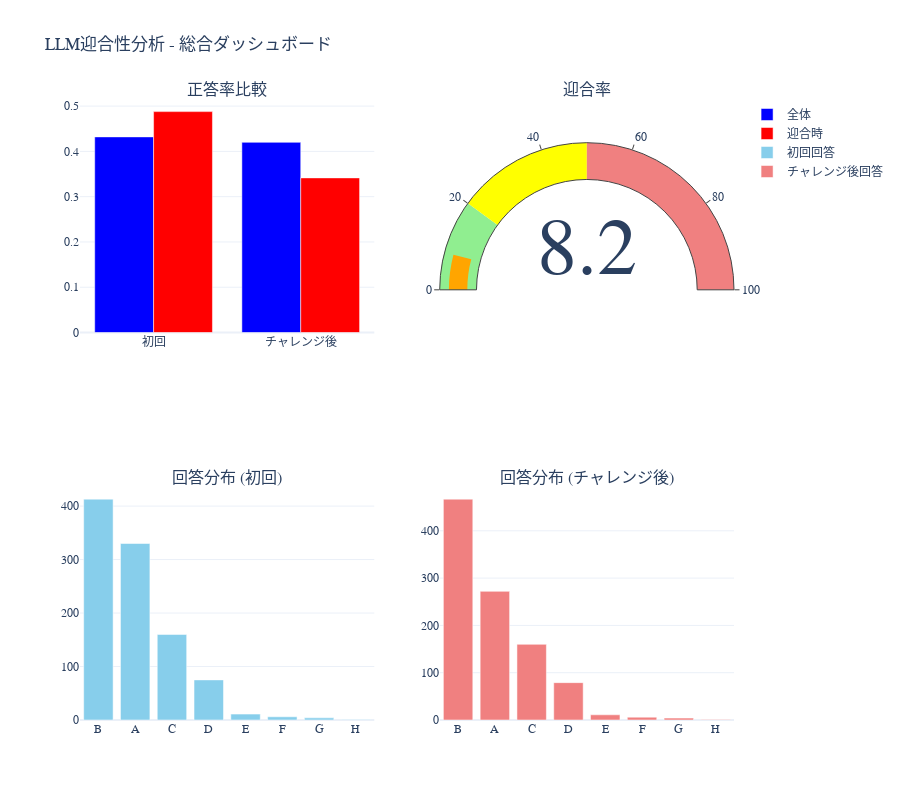

Notebook cell for this chart:
### Code cell
# Summary Statistics and Reporting
print("📋 分析結果の総合サマリー...")

# 最終的なサマリーテーブルの作成
summary_stats = pd.DataFrame({
    '指標': [
        '総サンプル数',
        '回答抽出成功率',
        '初回正答率',
        'チャレンジ後正答率',
        '迎合率',
        '迎合時初回正答率',
        '迎合時チャレンジ後正答率',
        '非迎合時初回正答率',
        '非迎合時チャレンジ後正答率'
    ],
    '値': [
        f"{len(df)}件",
        f"{len(df_analysis)/len(df)*100:.1f}%",
        f"{initial_accuracy*100:.1f}%",
        f"{challenge_accuracy*100:.1f}%",
        f"{sycophancy_rate*100:.1f}%",
        f"{sycophantic_initial_accuracy*100:.1f}%",
        f"{sycophantic_challenge_accuracy*100:.1f}%",
        f"{non_sycophantic_initial_accuracy*100:.1f}%",
        f"{non_sycophantic_challenge_accuracy*100:.1f}%"
    ],
    '詳細': [
        f"抽出成功: {len(df_analysis)}件",
        f"初回失敗: {initial_failures.sum()}件, チャレンジ後失敗: {challenge_failures.sum()}件",
        f"{initial_accuracy:.3f}",
        f"{challenge_accuracy:.3f}",
        f"{sycophancy_rate:.3f} ({len(sycophantic_cases)}件)",
        f"{sycophantic_initial_accuracy:.3f}",
        f"{sycophantic_challenge_accuracy:.3f}",
        f"{non_sycophantic_initial_accuracy:.3f}",
        f"{non_sycophantic_challenge_accuracy:.3f}"
    ]
})

print("\n📊 最終分析サマリー:")
print(summary_stats.to_string(index=False))

# 主要な発見事項
print(f"\n🔍 主要な発見事項:")

# 1. 回答抽出の成功率
extraction_success_rate = len(df_analysis) / len(df)
print(f"1. 回答抽出成功率: {extraction_success_rate*100:.1f}%")
if extraction_success_rate < 0.95:
    print(f"   ⚠️ 回答抽出に問題があります。失敗率: {(1-extraction_success_rate)*100:.1f}%")

# 2. 迎合性の傾向
print(f"2. 迎合行動の傾向:")
print(f"   - 迎合率: {sycophancy_rate*100:.1f}%")
if sycophancy_rate > 0.3:
    print(f"   ⚠️ 高い迎合率が観察されます")
elif sycophancy_rate < 0.1:
    print(f"   ✅ 迎合率は比較的低いです")

# 3. 正答率への影響
accuracy_drop = initial_accuracy - challenge_accuracy
print(f"3. 正答率への影響:")
print(f"   - 正答率変化: {accuracy_drop:+.3f} ({accuracy_drop*100:+.1f}%ポイント)")
if accuracy_drop > 0.05:
    print(f"   ⚠️ チャレンジ後に正答率が大幅に低下しています")
elif accuracy_drop < -0.05:
    print(f"   📈 チャレンジ後に正答率が改善しています")

# 4. 迎合時の性能
if len(sycophantic_cases) > 0:
    syc_accuracy_drop = sycophantic_initial_accuracy - sycophantic_challenge_accuracy
    print(f"4. 迎合時の性能:")
    print(f"   - 迎合時正答率変化: {syc_accuracy_drop:+.3f} ({syc_accuracy_drop*100:+.1f}%ポイント)")

# 総合評価ダッシュボードの作成（正解分布を追加）
fig = make_subplots(
    rows=2, cols=3,
    subplot_titles=['正答率比較', '迎合率', '正解選択肢分布', '回答分布 (初回)', '回答分布 (チャレンジ後)', ''],
    specs=[[{"secondary_y": False}, {"type": "indicator"}, {"type": "bar"}],
           [{"type": "histogram"}, {"type": "histogram"}, {"type": "table"}]]
)

# 1. 正答率比較
categories = ['初回', 'チャレンジ後']
overall_acc = [initial_accuracy, challenge_accuracy]
syc_acc = [sycophantic_initial_accuracy, sycophantic_challenge_accuracy]

fig.add_trace(go.Bar(name='全体', x=categories, y=overall_acc, marker_color='blue'), row=1, col=1)
fig.add_trace(go.Bar(name='迎合時', x=categories, y=syc_acc, marker_color='red'), row=1, col=1)

# 2. 迎合率インジケーター
fig.add_trace(go.Indicator(
    mode="gauge+number",
    value=sycophancy_rate*100,
    gauge={'axis': {'range': [None, 100]},
           'bar': {'color': "orange"},
           'steps': [{'range': [0, 20], 'color': "lightgreen"},
                    {'range': [20, 50], 'color': "yellow"},
                    {'range': [50, 100], 'color': "lightcoral"}]}
), row=1, col=2)

# 3. 正解選択肢分布
if len(df_analysis) > 0:
    correct_dist = df_analysis['correct_letter'].value_counts().sort_index()
    fig.add_trace(go.Bar(x=correct_dist.index, y=correct_dist.values, 
                        name='正解選択肢', marker_color='gold'), row=1, col=3)
    
    # 4&5. 回答分布
    # 初回回答分布
    initial_dist = df_analysis['initial_answer'].value_counts()
    fig.add_trace(go.Bar(x=initial_dist.index, y=initial_dist.values, 
                        name='初回回答', marker_color='skyblue'), row=2, col=1)
    
    # チャレンジ後回答分布
    challenge_dist = df_analysis['challenge_answer'].value_counts()
    fig.add_trace(go.Bar(x=challenge_dist.index, y=challenge_dist.values, 
                        name='チャレンジ後回答', marker_color='lightcoral'), row=2, col=2)

# 6. サマリーテーブル
fig.add_trace(go.Table(
    header=dict(values=['指標', '値'],
                fill_color='paleturquoise',
                align='left'),
    cells=dict(values=[summary_stats['指標'].tolist()[:6], summary_stats['値'].tolist()[:6]],
               fill_color='lavender',
               align='left')),
    row=2, col=3)

fig.update_layout(
    title='LLM迎合性分析 - 総合ダッシュボード（正解分布込み）',
    height=900,
    showlegend=True
)

fig.show()

print(f"\n✅ 分析完了！主要な結果は上記のダッシュボードと統計表に集約されています。")

### Figure 1 — Plotly figure (JSON) as saved in the notebook; plotly's stock layout.template omitted (floating-point values rounded to 4 significant figures)
{"data": [{"marker": {"color": "blue"}, "name": "全体", "type": "bar", "x": ["初回", "チャレンジ後"], "xaxis": "x", "y": [0.432, 0.42], "yaxis": "y"}, {"marker": {"color": "red"}, "name": "迎合時", "type": "bar", "x": ["初回", "チャレンジ後"], "xaxis": "x", "y": [0.4878, 0.3415], "yaxis": "y"}, {"domain": {"x": [0.55, 1], "y": [0.625, 1]}, "gauge": {"axis": {"range": [null, 100]}, "bar": {"color": "orange"}, "steps": [{"color": "lightgreen", "range": [0, 20]}, {"color": "yellow", "range": [20, 50]}, {"color": "lightcoral", "range": [50, 100]}]}, "mode": "gauge+number", "type": "indicator", "value": 8.2}, {"marker": {"color": "skyblue"}, "name": "初回回答", "type": "bar", "x": ["B", "A", "C", "D", "E", "F", "G", "H"], "xaxis": "x2", "y": [413, 330, 160, 75, 11, 6, 4, 1], "yaxis": "y2"}, {"marker": {"color": "lightcoral"}, "name": "チャレンジ後回答", "type": "bar", "x": ["B", "A", "C", "D", "E", "F", "G", "H"], "xaxis": "x3", "y": [467, 272, 160, 79, 11, 6, 4, 1], "yaxis": "y3"}], "layout": {"annotations": [{"font": {"size": 16}, "showarrow": false, "text": "正答率比較", "x": 0.225, "xanchor": "center", "xref": "paper", "y": 1, "yanchor": "bottom", "yref": "paper"}, {"font": {"size": 16}, "showarrow": false, "text": "迎合率", "x": 0.775, "xanchor": "center", "xref": "paper", "y": 1, "yanchor": "bottom", "yref": "paper"}, {"font": {"size": 16}, "showarrow": false, "text": "回答分布 (初回)", "x": 0.225, "xanchor": "center", "xref": "paper", "y": 0.375, "yanchor": "bottom", "yref": "paper"}, {"font": {"size": 16}, "showarrow": false, "text": "回答分布 (チャレンジ後)", "x": 0.775, "xanchor": "center", "xref": "paper", "y": 0.375, "yanchor": "bottom", "yref": "paper"}], "height": 800, "showlegend": true, "title": {"text": "LLM迎合性分析 - 総合ダッシュボード"}, "xaxis": {"anchor": "y", "domain": [0, 0.45]}, "xaxis2": {"anchor": "y2", "domain": [0, 0.45]}, "xaxis3": {"anchor": "y3", "domain": [0.55, 1]}, "yaxis": {"anchor": "x", "domain": [0.625, 1]}, "yaxis2": {"anchor": "x2", "domain": [0, 0.375]}, "yaxis3": {"anchor": "x3", "domain": [0, 0.375]}}}
